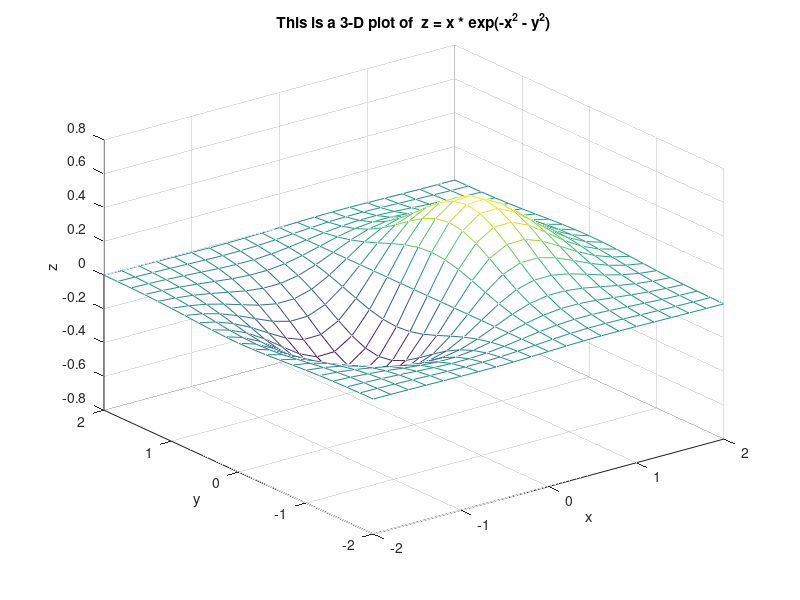

Here is the MATLAB script that generated this plot:
% L2_18 : Figure 2.18 
% Illustrates meshplot. Plots Figure 2.13.
% Copyright S. Nakamura, 1995
set(gcf, 'NumberTitle','off','Name', 'Figure 2.13; List 2.18')

clear, clf
xa = -2:.2:2;
ya = -2:.2:2;
[x,y] = meshgrid(xa,ya);
z = x .* exp(-x.^2 - y.^2);
mesh(x,y,z)
title('This is a 3-D plot of  z = x * exp(-x^2 - y^2)')
xlabel('x'); ylabel('y'); zlabel('z');
